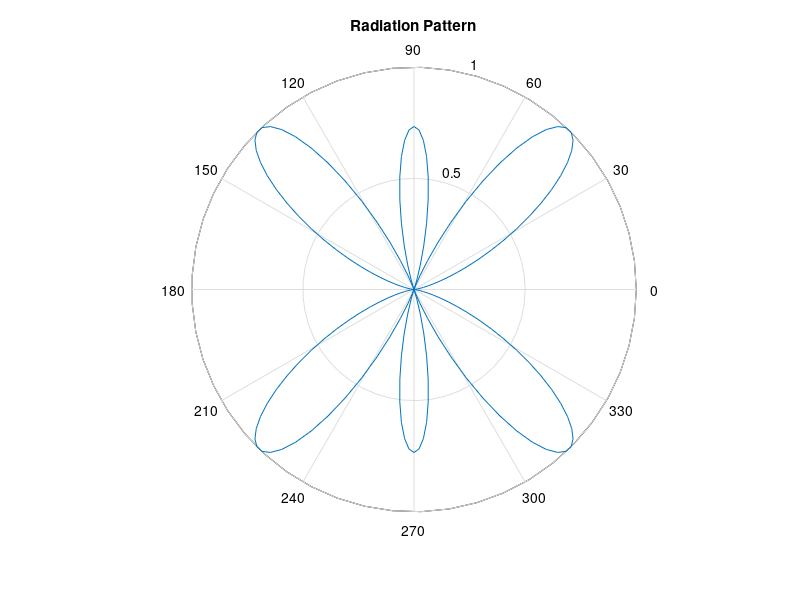

The MATLAB script that drew this image:
f = 88e6;
c = 3e8;
lambda = c/f;
L = 3*lambda;
phi = 0:0.01*pi:2*pi;
beta_l = (2*pi/lambda)*L;
E = abs((cos(beta_l/2.*cos(phi))-cos(beta_l/2))./sin(phi));
Emax = max(E);
Enorm = E./Emax;
polar(phi,Enorm);
title('Radiation Pattern');
%Eavg = (1/2)*integral(E,0,2pi)